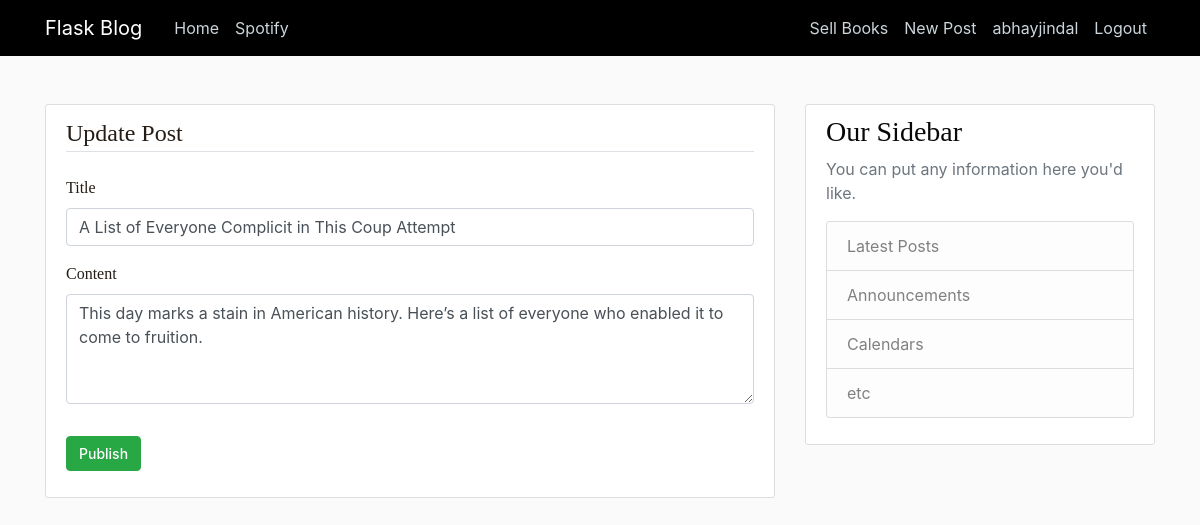
The app's page /post/3/update (signed in), older data.
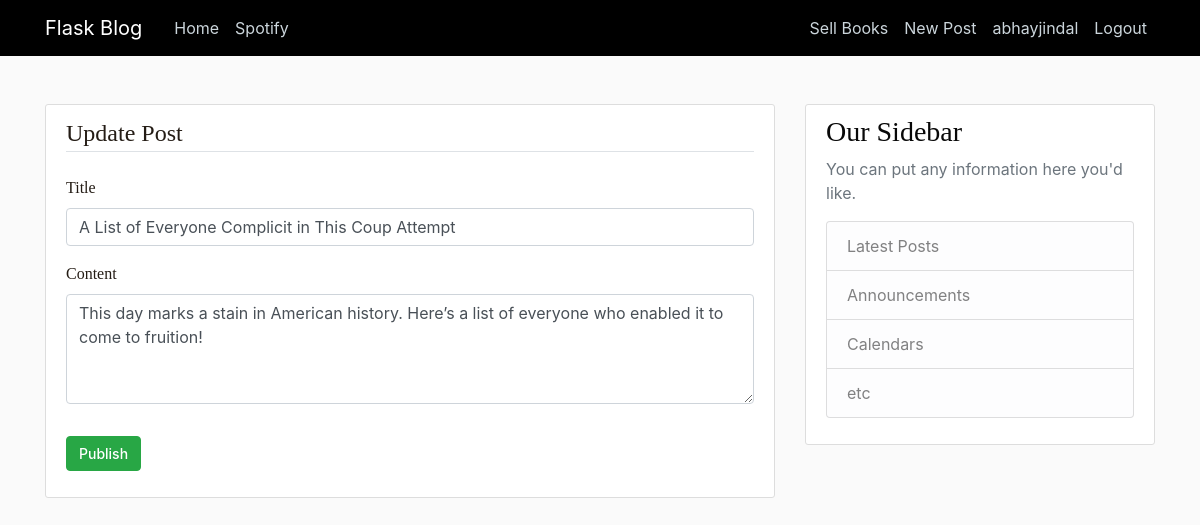
The same page, newer data.
### flaskblog/models.py (models this page shows, shortened)
class Post(db.Model):
    id = db.Column(db.Integer, primary_key=True)
    title = db.Column(db.String(100), nullable=False)
    date_posted = db.Column(db.DateTime, nullable=False, default=datetime.utcnow())
    content = db.Column(db.Text, nullable=False)
    user_id = db.Column(db.Integer, db.ForeignKey('user.id'), nullable=False)

### flaskblog/posts/routes.py (the view)
@posts.route("/post/<int:post_id>/update", methods=['GET', 'POST'])
@login_required
def update_post(post_id):
    form = PostForm()
    post = Post.query.get_or_404(post_id)
    if post.author != current_user:
        abort(403)
    if form.validate_on_submit():
        post.title = form.title.data
        post.content = form.content.data
        db.session.commit()
        flash('Your post has been updated!', 'success')
        return redirect(url_for('posts.post', post_id=post.id))
    elif request.method == 'GET':
        form.title.data = post.title
        form.content.data = post.content
    return render_template('create_post.html', title='Update Post', form=form, legend='Update Post')

### flaskblog/posts/forms.py
class PostForm(FlaskForm):
    title = StringField("Title", validators=[DataRequired()])
    content = TextAreaField("Content", validators=[DataRequired()])
    submit = SubmitField("Publish")

### flaskblog/models.py (called while the page is built)
@login_manager.user_loader
def load_user(user_id):
    return User.query.get(int(user_id))

### flaskblog/templates/create_post.html (shortened to what this page needs)
﻿{% extends "layout.html" %}
{% block content %}
<div class="content-section">
    <form method="POST" action="">
        <fieldset class="form-group">
            <legend class="border-bottom mb-4">{{ legend }}</legend>
            <div class="form-group">
                {{ form.title.label(class="form-control-label") }}
                {% if form.title.errors %}
                {{ form.title(class="form-control is-invalid") }}
                <div class="invalid-feedback">
                    {% for error in form.title.errors %}
                    <span>{{ error }}</span>
                    {% endfor %}
                </div>
                {% else %}
                {{ form.title(class="form-control", placeholder="How to Upgrade Your Morning Coffee!") }}
                {% endif %}
            </div>
            <div class="form-group">
                {{ form.content.label(class="form-control-label") }}
                {% if form.content.errors %}
                {{ form.content(class="form-control is-invalid") }}
                <div class="invalid-feedback">
                    {% for error in form.content.errors %}
                    <span>{{ error }}</span>
                    {% endfor %}
                </div>
                {% else %}
                    {{ form.content(class="form-control", placeholder="Share your big ideas with everyone...") }}
                {% endif %}
            </div>
        </fieldset>
        <div class="form-group">
            {{ form.submit(class="btn btn-success") }}
        </div>
    </form>
</div>
{% endblock content %}

Row changes from the older to the newer data that the page shows:
changed Post "A List of Everyone Complicit in This Coup Attempt": content "This day marks a stain in American history. Here’s a list of everyone who enabled it to come to fruition." → "This day marks a stain in American history. Here’s a list of everyone who enabled it to come to fruition!"
